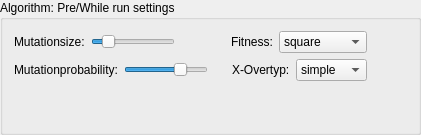
                 <widget class="QGroupBox" name="groupBox_2">
                  <property name="title">
                   <string>Algorithm: Pre/While run settings</string>
                  </property>
                  <layout class="QGridLayout" name="gridLayout_6">
                   <item row="0" column="0">
                    <layout class="QHBoxLayout" name="horizontalLayout_16">
                     <item>
                      <layout class="QVBoxLayout" name="verticalLayout_11">
                       <item>
                        <layout class="QVBoxLayout" name="verticalLayout">
                         <item>
                          <layout class="QHBoxLayout" name="horizontalLayout_5">
                           <item>
                            <widget class="QLabel" name="label_2">
                             <property name="text">
                              <string>Mutationsize:</string>
                             </property>
                            </widget>
                           </item>
                           <item>
                            <widget class="QSlider" name="mutsize_slider">
                             <property name="value">
                              <number>15</number>
                             </property>
                             <property name="orientation">
                              <enum>Qt::Horizontal</enum>
                             </property>
                            </widget>
                           </item>
                           <item>
                            <spacer name="horizontalSpacer_4">
                             <property name="orientation">
                              <enum>Qt::Horizontal</enum>
                             </property>
                             <property name="sizeHint" stdset="0">
                              <size>
                               <width>40</width>
                               <height>20</height>
                              </size>
                             </property>
                            </spacer>
                           </item>
                           <item>
                            <widget class="QLabel" name="label_9">
                             <property name="text">
                              <string>Fitness:</string>
                             </property>
                            </widget>
                           </item>
                           <item>
                            <widget class="QComboBox" name="fitmode_combo">
                             <property name="currentIndex">
                              <number>1</number>
                             </property>
                             <item>
                              <property name="text">
                               <string>linear</string>
                              </property>
                             </item>
                             <item>
                              <property name="text">
                               <string>square</string>
                              </property>
                             </item>
                             <item>
                              <property name="text">
                               <string>cube</string>
                              </property>
                             </item>
                             <item>
                              <property name="text">
                               <string>hypercube</string>
                              </property>
                             </item>
                            </widget>
                           </item>
                          </layout>
                         </item>
                         <item>
                          <layout class="QHBoxLayout" name="horizontalLayout_6">
                           <item>
                            <widget class="QLabel" name="label_3">
                             <property name="text">
                              <string>Mutationprobability:</string>
                             </property>
                            </widget>
                           </item>
                           <item>
                            <widget class="QSlider" name="mutrate_slider">
                             <property name="value">
                              <number>70</number>
                             </property>
                             <property name="orientation">
                              <enum>Qt::Horizontal</enum>
                             </property>
                            </widget>
                           </item>
                           <item>
                            <spacer name="horizontalSpacer_5">
                             <property name="orientation">
                              <enum>Qt::Horizontal</enum>
                             </property>
                             <property name="sizeHint" stdset="0">
                              <size>
                               <width>18</width>
                               <height>20</height>
                              </size>
                             </property>
                            </spacer>
                           </item>
                           <item>
                            <widget class="QLabel" name="label_11">
                             <property name="text">
                              <string>X-Overtyp:</string>
                             </property>
                            </widget>
                           </item>
                           <item>
                            <widget class="QComboBox" name="xovertype_combo">
                             <item>
                              <property name="text">
                               <string>simple</string>
                              </property>
                             </item>
                             <item>
                              <property name="text">
                               <string>uniform</string>
                              </property>
                             </item>
                             <item>
                              <property name="text">
                               <string>mixed</string>
                              </property>
                             </item>
                             <item>
                              <property name="text">
                               <string>no</string>
                              </property>
                             </item>
                            </widget>
                           </item>
                          </layout>
                         </item>
                        </layout>
                       </item>
                       <item>
                        <spacer name="verticalSpacer_2">
                         <property name="orientation">
                          <enum>Qt::Vertical</enum>
                         </property>
                         <property name="sizeHint" stdset="0">
                          <size>
                           <width>20</width>
                           <height>40</height>
                          </size>
                         </property>
                        </spacer>
                       </item>
                      </layout>
                     </item>
                     <item>
                      <spacer name="horizontalSpacer_16">
                       <property name="orientation">
                        <enum>Qt::Horizontal</enum>
                       </property>
                       <property name="sizeHint" stdset="0">
                        <size>
                         <width>40</width>
                         <height>20</height>
                        </size>
                       </property>
                      </spacer>
                     </item>
                    </layout>
                   </item>
                  </layout>
                 </widget>
